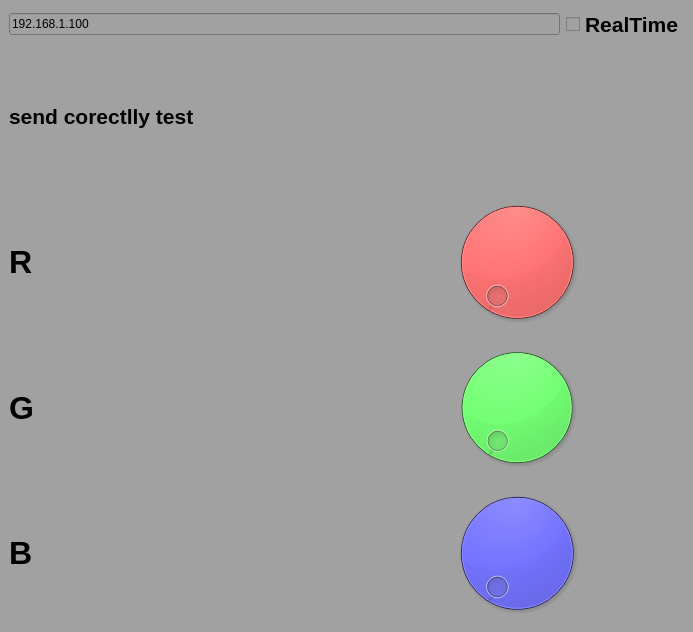
<?xml version="1.0" encoding="UTF-8"?>
<ui version="4.0">
 <class>MainWindow</class>
 <widget class="QMainWindow" name="MainWindow">
  <property name="geometry">
   <rect>
    <x>0</x>
    <y>0</y>
    <width>693</width>
    <height>632</height>
   </rect>
  </property>
  <property name="windowTitle">
   <string>MainWindow</string>
  </property>
  <property name="styleSheet">
   <string notr="true">background-color: rgb(161, 161, 161);</string>
  </property>
  <widget class="QWidget" name="centralwidget">
   <layout class="QGridLayout" name="gridLayout">
    <item row="0" column="0">
     <layout class="QVBoxLayout" name="verticalLayout">
      <item>
       <layout class="QHBoxLayout" name="horizontalLayout">
        <item alignment="Qt::AlignVCenter">
         <widget class="QLineEdit" name="lineEdit_IP">
          <property name="text">
           <string>192.168.1.100</string>
          </property>
         </widget>
        </item>
        <item>
         <widget class="QCheckBox" name="checkBox_RealTime">
          <property name="font">
           <font>
            <pointsize>16</pointsize>
            <weight>75</weight>
            <bold>true</bold>
           </font>
          </property>
          <property name="text">
           <string>RealTime</string>
          </property>
         </widget>
        </item>
       </layout>
      </item>
      <item>
       <layout class="QHBoxLayout" name="horizontalLayout_6">
        <item>
         <widget class="QLabel" name="label_send_of_correct">
          <property name="font">
           <font>
            <pointsize>16</pointsize>
            <weight>75</weight>
            <bold>true</bold>
           </font>
          </property>
          <property name="text">
           <string>send corectlly test</string>
          </property>
         </widget>
        </item>
       </layout>
      </item>
      <item>
       <layout class="QHBoxLayout" name="horizontalLayout_5">
        <item>
         <layout class="QHBoxLayout" name="horizontalLayout_4">
          <item>
           <widget class="QLabel" name="label">
            <property name="font">
             <font>
              <pointsize>24</pointsize>
              <weight>75</weight>
              <bold>true</bold>
             </font>
            </property>
            <property name="text">
             <string>R</string>
            </property>
           </widget>
          </item>
          <item>
           <widget class="QDial" name="dial_RED">
            <property name="styleSheet">
             <string notr="true">background-color: rgb(255, 0, 0);</string>
            </property>
            <property name="maximum">
             <number>1024</number>
            </property>
           </widget>
          </item>
         </layout>
        </item>
       </layout>
      </item>
      <item>
       <layout class="QHBoxLayout" name="horizontalLayout_3">
        <item>
         <widget class="QLabel" name="label_2">
          <property name="font">
           <font>
            <pointsize>24</pointsize>
            <weight>75</weight>
            <bold>true</bold>
           </font>
          </property>
          <property name="text">
           <string>G</string>
          </property>
         </widget>
        </item>
        <item>
         <widget class="QDial" name="dial_GREEN">
          <property name="styleSheet">
           <string notr="true">background-color: rgb(0, 255, 0);</string>
          </property>
          <property name="maximum">
           <number>1024</number>
          </property>
         </widget>
        </item>
       </layout>
      </item>
      <item>
       <layout class="QHBoxLayout" name="horizontalLayout_2">
        <item>
         <widget class="QLabel" name="label_3">
          <property name="font">
           <font>
            <pointsize>24</pointsize>
            <weight>75</weight>
            <bold>true</bold>
           </font>
          </property>
          <property name="text">
           <string>B</string>
          </property>
         </widget>
        </item>
        <item>
         <widget class="QDial" name="dial_BLUE">
          <property name="styleSheet">
           <string notr="true">background-color: rgb(0, 0, 255);</string>
          </property>
          <property name="maximum">
           <number>1024</number>
          </property>
         </widget>
        </item>
       </layout>
      </item>
     </layout>
    </item>
   </layout>
  </widget>
 </widget>
 <resources/>
 <connections/>
</ui>
